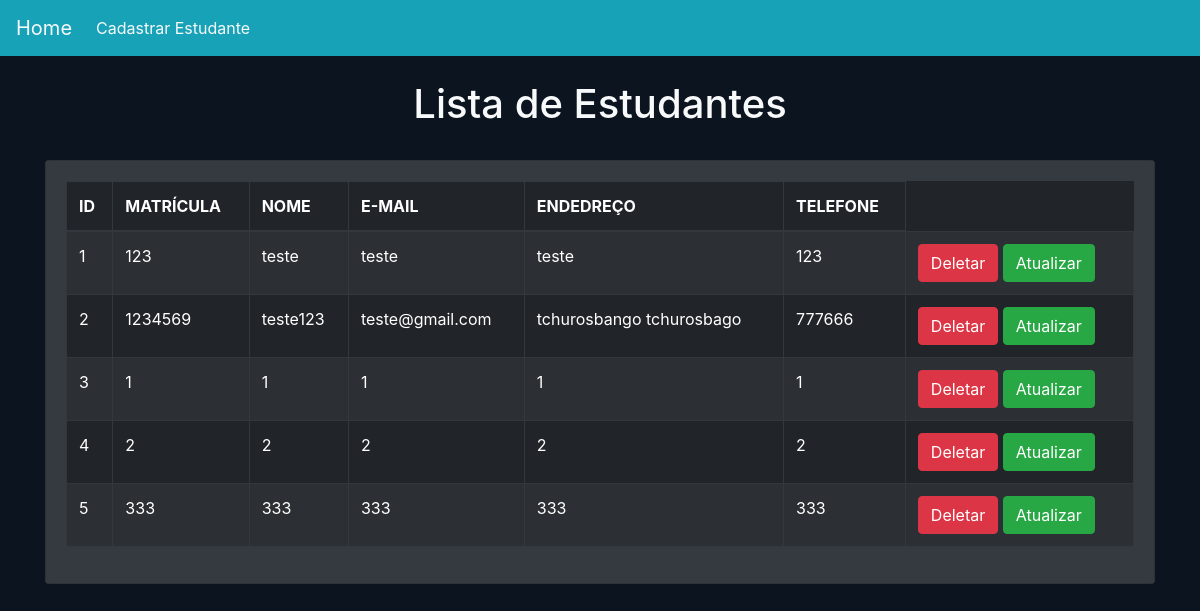
Page /crud/ on the earlier database version.
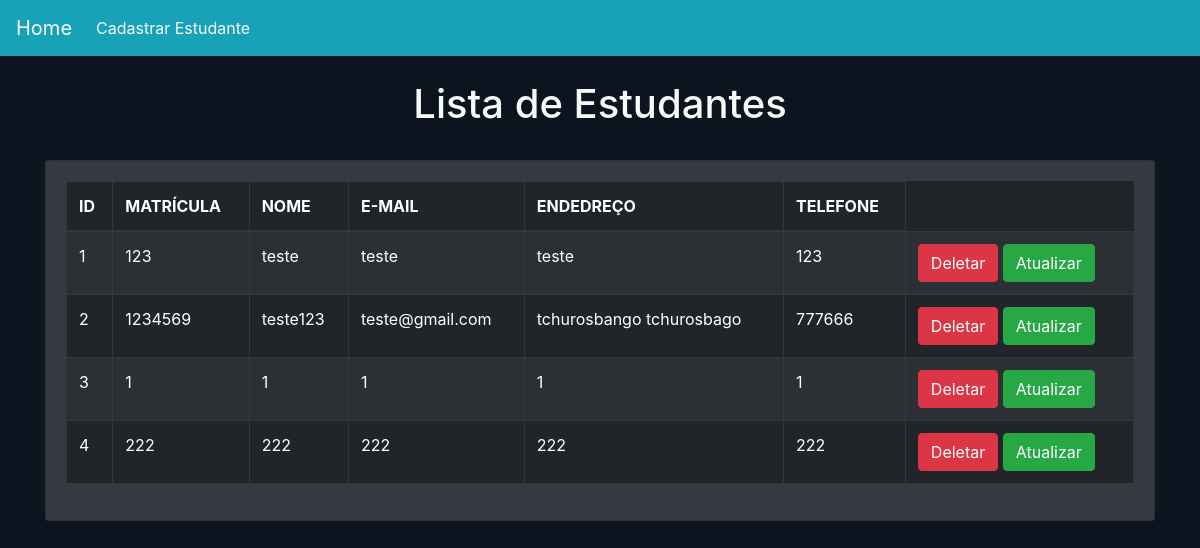
Same page on the later database version.
### crud/models.py (models this page shows)
class Estudante(models.Model):
    matricula=models.CharField(max_length=12)
    nome=models.CharField(max_length=70)
    email=models.CharField(max_length=100)
    endereco=models.CharField(max_length=150)
    telefone=models.CharField(max_length=11)

### crud/views.py (the view)
# urls.py: path("",home),
def home(request):
    crud=Estudante.objects.all()
    return render(request, "crud/home.html", {'crud':crud})

### crud/templates/crud/home.html (shortened to what this page needs)
<!DOCTYPE html>
<html lang="pt-br">
  <head>
    <link rel="stylesheet" href="https://stackpath.bootstrapcdn.com/bootstrap/4.1.3/css/bootstrap.min.css">
  </head>
  <body style="background-color: #0c151f">
    {% include 'crud/navbar.html' %}
    <br>
    <h1 class="text-center my3 text-light">Lista de Estudantes</h1>
    <br>
    <div class="container">
      <div class="row">
        <div class="col-md-12">
          <div class="card text-white bg-dark">
            <div class="card-body text-white bg-dark">
              <table class="table table-striped table-dark table-hover table-bordered">
                <thead class="thead-dark">
                  <tr>
                    <th>ID</th>
                    <th>MATRÍCULA</th>
                    <th>NOME</th>
                    <th>E-MAIL</th>
                    <th>ENDEDREÇO</th>
                    <th>TELEFONE</th>
                  </tr>
                </thead>
              <tbody>
                {% for s in crud %}
                <tr>
                  <td>{{forloop.counter}}</td>
                  <td>{{s.matricula}}</td>
                  <td>{{s.nome}}</td>
                  <td>{{s.email}}</td>
                  <td>{{s.endereco}}</td>
                  <td>{{s.telefone}}</td>
                  <td>
                    <a href="/crud/delete-crud/{{s.id}}" class="btn btn-danger md-sm">Deletar</a>
                    <a href="/crud/atualizar-crud/{{s.id}}" class="btn btn-success md-sm">Atualizar</a>
                  </td>
                </tr>
                {% endfor %}
              </tbody>
            </table>
            </div>
          </div>
        </div>
      </div>
    </div>
  </body>
</html>

### crud/templates/crud/navbar.html (shortened to what this page needs)
<nav class="navbar navbar-expand-lg navbar-light bg-info">
    <a class="navbar-brand text-light" href="/crud/home">Home</a>
    <div class="collapse navbar-collapse" id="conteudoNavbarSuportado">
      <ul class="navbar-nav mr-auto">
        <li class="nav-item">
          <a class="nav-link text-light" href="/crud/add-estudante/">Cadastrar Estudante</a>
        </li>
    </div>
  </nav>

Differences in the rows shown:
removed Estudante: matricula "333", nome "333", email "333", endereco "333", telefone "333"
changed Estudante (number 4 of 4 on the later page): matricula "2" → "222"; nome "2" → "222"; email "2" → "222"; endereco "2" → "222"; telefone "2" → "222"
